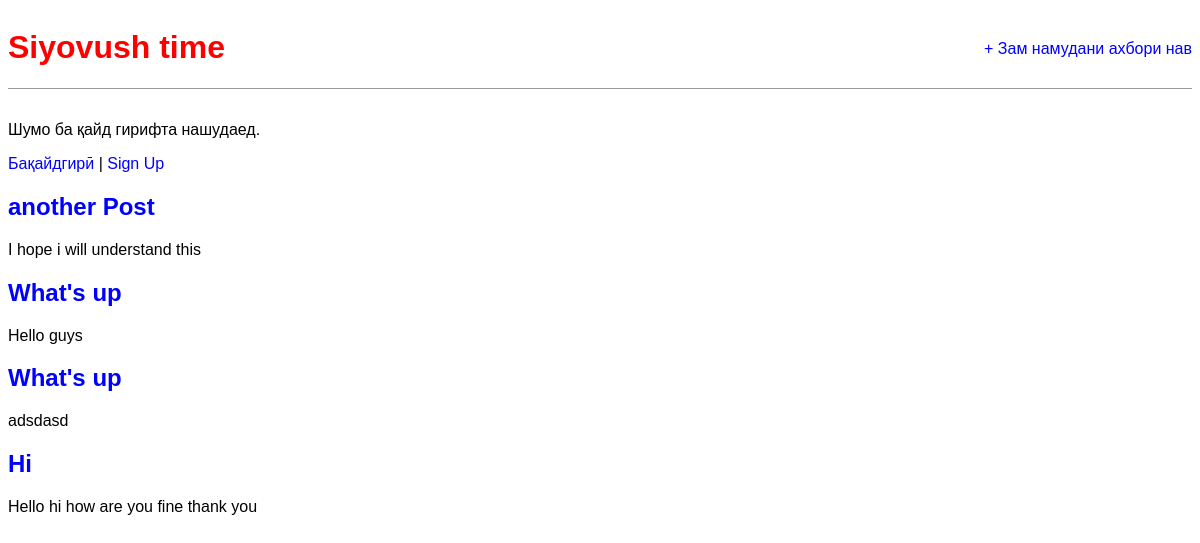
The page / on the database its author committed.
### blog/models.py (models this page shows, shortened)
class Post(models.Model):
    admin = 'ADMIN'
    title = models.CharField(max_length=200)
    author = models.ForeignKey (
        'auth.User',
        on_delete=models.CASCADE ,
    )
    body = models.TextField()

### blog/views.py (the view)
# urls.py: path('' , BlogListView.as_view() , name="home")
class BlogListView(ListView):
    model = Post
    template_name = 'home.html'

### blog/templates/home.html
{% extends "base.html" %}
{% block content %}
    {% for post in post_list %}
        <div class="post-entry">
            <h2><a href="{% url 'post_detail' post.pk %}">{{ post.title }}</a>
            </h2>
            <p>{{ post.body }}</p>
        </div>
{% endfor %}
{% endblock content %}

### blog/static/css/base.css (style rules this page uses)
body { font-family: 'Sous Sans Pro' , sans-serif; font-size: 18 px; }
.post-entry { margin-bottom: 2rem; }
.post-entry { margin: 0.5rem 0; }
.post-entry h2, a, .post-entry h2 a:visited { color: blue; text-decoration: none; }
.post-entry p { margin: 0; font-weight: 400; }

### rows shown on the page
Post: title "another Post", body "I hope i will understand this"
Post: title "What's up", body "Hello guys"
Post: title "What's up", body "adsdasd"
Post: title "Hi", body "Hello hi how are you fine thank you"
